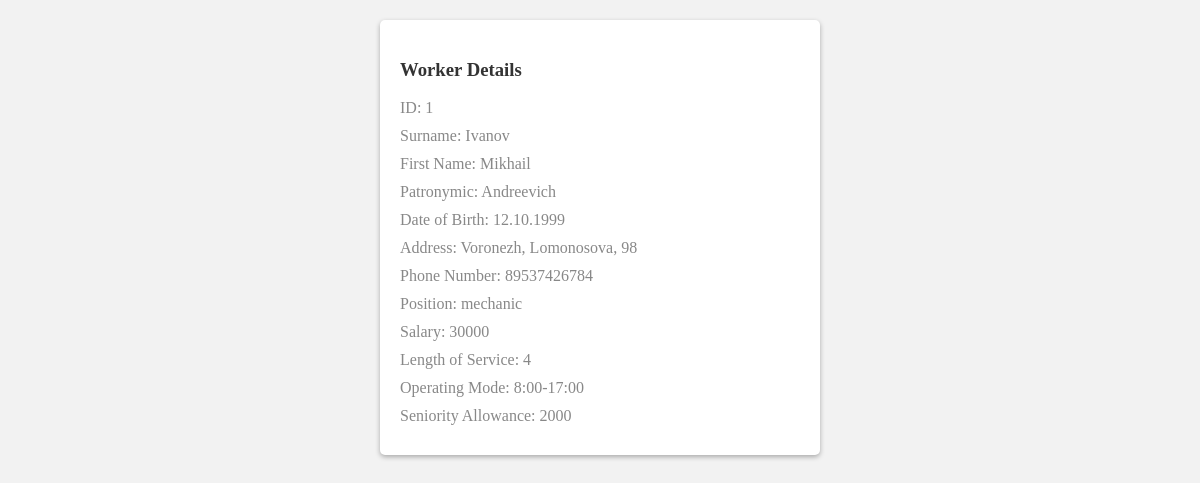
Screenshot of /more_worker/1 with the database file from the repository.
### tables this page shows
CREATE TABLE worker (worker_id Char PRIMARY KEY NOT NULL, surname_worker TEXT NOT NULL, first_name_worker TEXT NOT NULL, patronymic_worker TEXT NOT NULL, date_birth_worker Date NOT NULL, address_worker TEXT NOT NULL, phone_number_worker Char NOT NULL, position_worker Char NOT NULL, salary_worker INTEGER NOT NULL, length_service INTEGER NOT NULL, operating_mode Char NOT NULL, seniority_allowance INTEGER NOT NULL);

### app.py (the view)
@app.route('/more_worker/<int:worker_id>', methods=['GET', 'POST'])
def more_worker(worker_id):
    conn = get_db()
    cursor = conn.cursor()
    cursor.execute("SELECT * FROM worker WHERE worker_id=?", (worker_id,))
    worker = cursor.fetchone()
    conn.close()
    return render_template('more_worker.html', worker=worker)

### app.py (called while the page is built)
def get_db():
    conn = sqlite3.connect(DATABASE)
    return conn

### templates/more_worker.html (shortened to what this page needs)
<!DOCTYPE html>
<html>
<head>
</head>
<body>
    <div class="worker-details">
        <h3>Worker Details</h3>
        <p>ID: {{ worker[0] }}</p>
        <p>Surname: {{ worker[1] }}</p>
        <p>First Name: {{ worker[2] }}</p>
        <p>Patronymic: {{ worker[3] }}</p>
        <p>Date of Birth: {{ worker[4] }}</p>
        <p>Address: {{ worker[5] }}</p>
        <p>Phone Number: {{ worker[6] }}</p>
        <p>Position: {{ worker[7] }}</p>
        <p>Salary: {{ worker[8] }}</p>
        <p>Length of Service: {{ worker[9] }}</p>
        <p>Operating Mode: {{ worker[10] }}</p>
        <p>Seniority Allowance: {{ worker[11] }}</p>
    </div>
</body>
</html>

### templates/more_worker.html (style rules this page uses)
body { background-color: #f2f2f2; }
.worker-details { background-color: #fff; border-radius: 5px; box-shadow: 0 2px 5px rgba(0, 0, 0, 0.3); padding: 20px; margin: 20px auto; max-width: 400px; }
.worker-details h3 { color: #333; }
.worker-details p { margin: 10px 0; color: #888; }

### rows the page displays
worker: worker_id "1", surname_worker "Ivanov", first_name_worker "Mikhail", patronymic_worker "Andreevich", date_birth_worker "12.10.1999", address_worker "Voronezh, Lomonosova, 98", phone_number_worker "89537426784", position_worker "mechanic", salary_worker "30000", length_service "4", operating_mode "8:00-17:00", seniority_allowance "2000"
